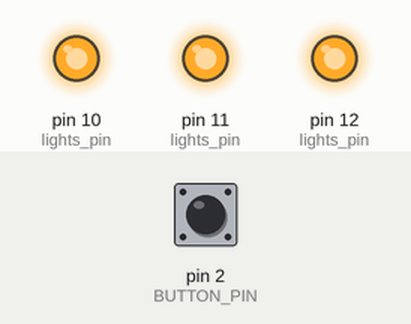
Simulated run of this sketch. Board: Arduino Uno, built with avr-gcc and run on an emulated ATmega328P. Parts: output pins drawn as LEDs (lit = HIGH). Inputs (shaded band) come from the test bench; at power-on: pin 2 (BUTTON_PIN) HIGH.

Above: at 1.2 s.
1.3 s: pin 2 (BUTTON_PIN) pulled LOW for 0.15 s
At 1.7 s:
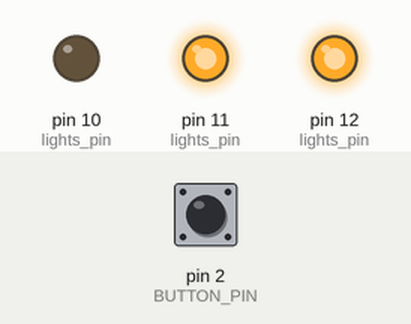
At 4.1 s:
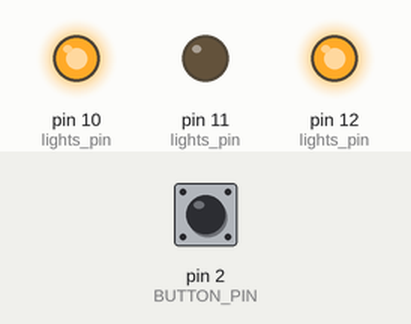
Timing chart, 0 to 13.4 s (numbered marks = the images above; inputs shaded):
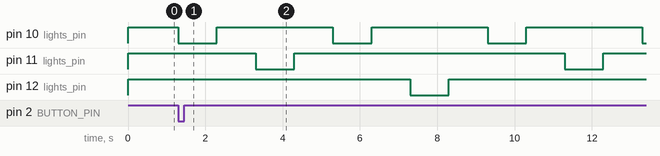

The sketch:

quest_flashing_light.ino
```cpp
#define BUTTON_PIN 2
#define LIGHT_ONE 10
#define LIGHT_TOW 11
#define LIGHT_THREE 12

const short lights_pin[3] = {LIGHT_ONE,LIGHT_TOW,LIGHT_THREE};
const short shoots[10] = {LIGHT_ONE,LIGHT_TOW,LIGHT_ONE,
                          LIGHT_THREE,LIGHT_ONE,LIGHT_TOW,
                          LIGHT_ONE,LIGHT_THREE,LIGHT_THREE,LIGHT_ONE};
bool isStartLight = false;
int sensorVal = LOW;

void setup() {

  //start serial connection
//  Serial.begin(9600);
  pinMode(BUTTON_PIN, INPUT_PULLUP);
  for(short pin:lights_pin){
    pinMode(pin, OUTPUT);
    digitalWrite(pin, HIGH);
  }
}

void loop() {
  int cur_sensorVal = digitalRead(BUTTON_PIN);
  if(cur_sensorVal == LOW and sensorVal == HIGH){
    for(short pin:shoots){
      digitalWrite(pin, LOW);
      delay(1000);
      digitalWrite(pin, HIGH);
      delay(1000);
    }
  };
  sensorVal = cur_sensorVal;
}
```

Measured:
- after the input at 1.3 s, pin 10 (lights_pin): alternates HIGH for 3.0 s and LOW for 1.0 s, starting at once; pin 11 (lights_pin): alternates HIGH for 7.0 s and LOW for 1.0 s, starting after 2.0 s; pin 12 (lights_pin): HIGH → LOW after 6.0 s, → HIGH 1.0 s later
